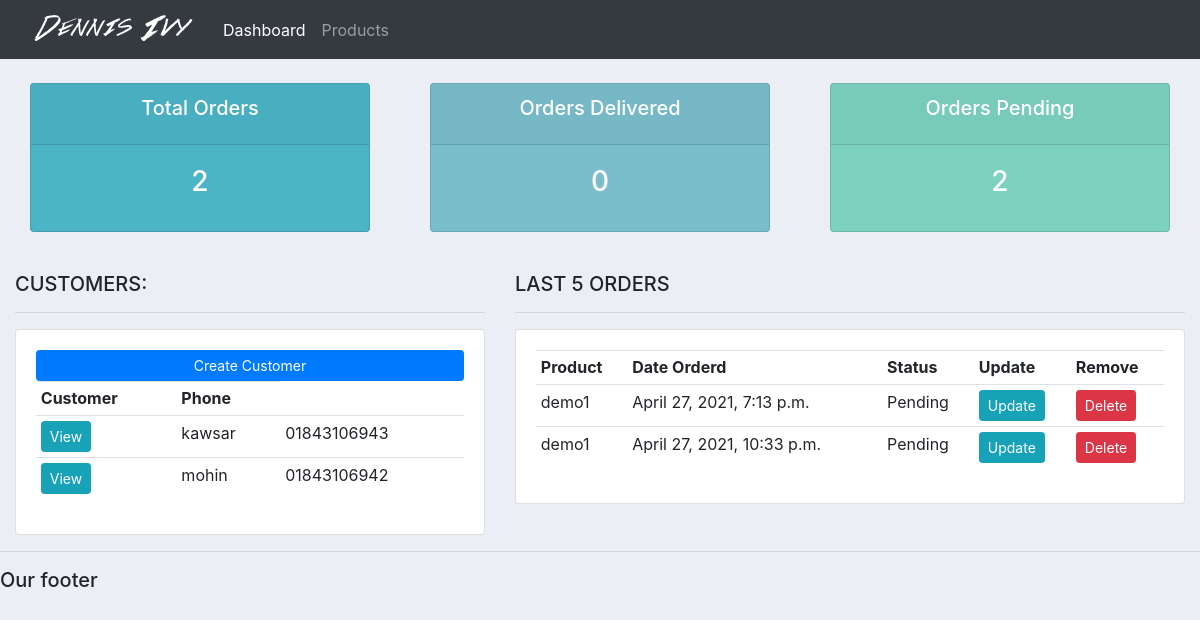
Before: / with the older database file.
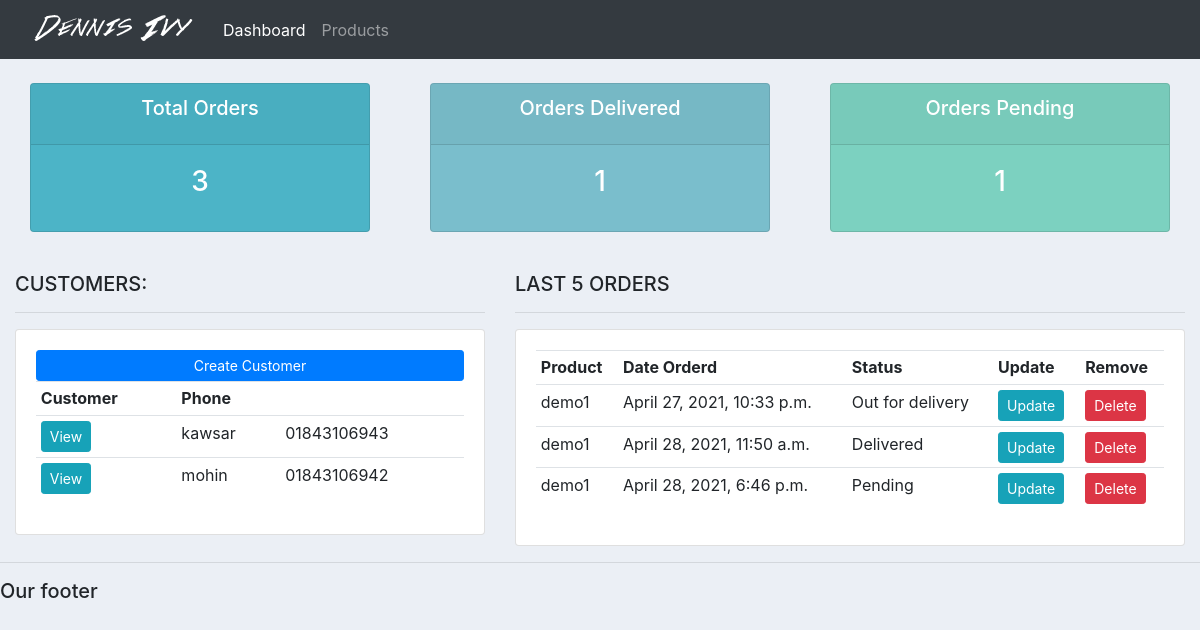
After: the same page with the newer database file.
### accounts/models.py (models this page shows, shortened)
class Customer(models.Model):
    name=models.CharField(max_length=200,null=True)
    email=models.CharField(max_length=200,null=True)
    phone=models.CharField(max_length=200,null=True)
    date_created=models.DateTimeField(auto_now_add=True,null=True)

class Order(models.Model):
    STATUS = (
            ('Pending', 'Pending'),
            ('Out for delivery', 'Out for delivery'),
            ('Delivered', 'Delivered'),
            )
    customer = models.ForeignKey(Customer,null=True,on_delete=models.SET_NULL)
    product = models.ForeignKey(Product,null=True,on_delete=models.SET_NULL)
    date_created = models.DateTimeField(auto_now_add=True, null=True)
    status = models.CharField(max_length=200, null=True, choices=STATUS)
    note = models.CharField(max_length=200, null=True)

class Product(models.Model):
    Category=(
        ('Indoor','Indoor'),
        ('Outdoor','Outdoor'),
        )
    name=models.CharField(max_length=200,null=True)
    price=models.FloatField(null=True)
    category=models.CharField(max_length=200,null=True,choices=Category)
    description=models.CharField(max_length=200,null=True)
    tags = models.ManyToManyField(Tag)
    date_created=models.DateTimeField(auto_now_add=True,null=True)
    def __str__(self):
        return self.name

### accounts/views.py (the view)
# urls.py: path('', views.home,name='home'),
def home(request):
    orders=Order.objects.all()
    customers=Customer.objects.all()
    total_customers = customers.count()
    total_orders = orders.count()
    delivered = orders.filter(status='Delivered').count()
    pending = orders.filter(status='Pending').count()
    context = {'orders':orders, 'customers':customers,
    'total_orders':total_orders,'delivered':delivered,
    'pending':pending }
    return render(request,'dashboard.html',context)

### accounts/templates/dashboard.html
{%  extends 'main.html' %}
{% block content %}
{%  include 'status.html' %}
<br>
<div class="row">
	<div class="col-md-5">
		<h5>CUSTOMERS:</h5>
		<hr>
		<div class="card card-body">
			<a class="btn btn-primary  btn-sm btn-block" href="">Create Customer</a>
			<table class="table table-sm">
				<tr>
					<th>Customer</th>
					<th>Phone</th>
				</tr>
				{% for customer in customers %}
					<tr>
						<td><a class="btn btn-sm btn-info" href="{% url 'customer' customer.id %}">View</a></td>
						<td>{{customer.name}}</td>
						<td>{{customer.phone}}</td>
					</tr>
				{% endfor %}
			</table>
		</div>
	</div>
	<div class="col-md-7">
		<h5>LAST 5 ORDERS</h5>
		<hr>
		<div class="card card-body">
			<table class="table table-sm">
				<tr>
					<th>Product</th>
					<th>Date Orderd</th>
					<th>Status</th>
					<th>Update</th>
					<th>Remove</th>
				</tr>
				{% for order in orders %}
					<tr>
						<td>{{order.product}}</td>
						<td>{{order.date_created}}</td>
						<td>{{order.status}}</td>
				<td><a class="btn btn-sm btn-info" href="{% url 'update_order' order.id %}">Update</a></td>
						<td><a class="btn btn-sm btn-danger" href="{% url 'delete_order' order.id %}">Delete</a></td>
					</tr>
				{% endfor %}
			</table>
		</div>
	</div>
</div>
{% endblock %}

### accounts/templates/main.html (shortened to what this page needs)
{% load static %}
<!DOCTYPE html>
<html>
<head>
	<link rel="stylesheet" href="https://stackpath.bootstrapcdn.com/bootstrap/4.3.1/css/bootstrap.min.css">
	<link rel="stylesheet" type="text/css" href="{% static '/css/main.css' %}">
</head>
<body>
	{%  include 'navbar.html' %}
	<div class="container-fluid">
	{% block content %}
	{% endblock %}
    </div>
	<hr>
	<h5>Our footer</h5>
</body>
</html>

### accounts/templates/navbar.html (shortened to what this page needs)
{% load static %}
<nav class="navbar navbar-expand-lg navbar-dark bg-dark">
 <img src="{% static 'images/logo.png' %}">
  <div class="collapse navbar-collapse" id="navbarNav">
    <ul class="navbar-nav">
      <li class="nav-item active">
        <a class="nav-link" href="{% url 'home' %}">Dashboard</a>
      </li>
      <li class="nav-item">
        <a class="nav-link" href="{% url 'products' %}">Products</a>
      </li>
    </ul>
  </div>
</nav>

### accounts/templates/status.html
<br>
<div class="row">
	<div class="col">
		<div class="col-md">
			<div class="card text-center text-white  mb-3" id="total-orders">
			  	<div class="card-header">
			  		<h5 class="card-title">Total Orders</h5>
			  	</div>
			  	<div class="card-body">
			    	<h3 class="card-title">{{total_orders}}</h3>
			  	</div>
			</div>
		</div>
	</div>
	<div class="col">
		<div class="col-md">
			<div class="card text-center text-white  mb-3" id="orders-delivered">
			  	<div class="card-header">
			  		<h5 class="card-title">Orders Delivered</h5>
			  	</div>
			  	<div class="card-body">
			    	<h3 class="card-title">{{delivered}}</h3>
			  	</div>
			</div>
		</div>
	</div>
	<div class="col">
		<div class="col-md">
			<div class="card text-center text-white  mb-3" id="orders-pending">
			  	<div class="card-header">
			  		<h5 class="card-title">Orders Pending</h5>
			  	</div>
			  	<div class="card-body">
			    	<h3 class="card-title">{{pending}}</h3>
			  	</div>
			</div>
		</div>
	</div>
</div>

### static/css/main.css (style rules this page uses)
body { background-color: #ebeff5; }
#total-orders { background-color: #4cb4c7; }
#orders-delivered { background-color: #7abecc; }
#orders-pending { background-color: #7CD1C0; }

Changed rows visible on the page:
removed Order: product "demo1", date_created "April 27, 2021, 7:13 p.m.", status "Pending"
changed Order: status "Pending" → "Out for delivery"
added Order: product "demo1", date_created "April 28, 2021, 11:50 a.m.", status "Delivered"
added Order: product "demo1", date_created "April 28, 2021, 6:46 p.m.", status "Pending"
Other visible differences:
{{ total_orders }}: "2" → "3"
{{ delivered }}: "0" → "1"
{{ pending }}: "2" → "1"
